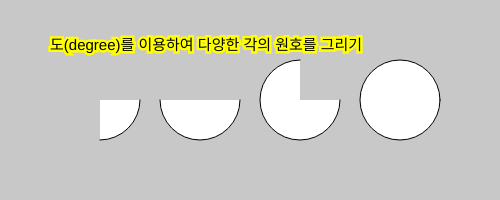
Frame 1 (no input)
Frame 60 (no input): identical to frame 1, image omitted
Frame 120 (the mouse pressed at the canvas centre since frame 60): identical to frame 1, image omitted

The p5.js sketch that drew this single still picture (run headless with seeded random() and noise() and a simulated clock; from frame 60 on, the mouse is pressed at the canvas centre):

// p5.js sketch
// ── sketch.js
// 도(degree)를 이용하여 다양한 각의 원호를 그리기
function setup() {
  createCanvas(500, 200);
  background(200);

  arc(100, 100, 80, 80, radians(0), radians(90));     // 0도 ~ 90도
  arc(200, 100, 80, 80, radians(0), radians(180));    // 0도 ~ 180도
  arc(300, 100, 80, 80, radians(0), radians(270));    // 0도 ~ 270도
  arc(400, 100, 80, 80, radians(0), radians(360));    // 0도 ~ 360도

  // 문자열 색상 설정
  fill(0);                    // 색을 빨간색으로 설정
  stroke(255, 255, 0);                // 선의 색을 노란색으로 설정
  strokeWeight(5);                    // 선의 굵기를 5로 설정
  textSize(15);                       // 문자열 크기를 30으로 설정
  text('도(degree)를 이용하여 다양한 각의 원호를 그리기', 50, 50);     // 문자열 그리기(문자열, x, y)  
}
// ── 01_점과_선.js
function setup() {
  createCanvas(300, 300);     // 출력 크기 설정(가로, 세로)
  background(200);            // 배경색 설정(회색) 

  // 점과 선 출력
  strokeWeight(5);            // 선의 굵기를 5로 설정
  point(150, 120);            // 점을 (150, 120)에 출력
  point(150, 180);            // 점을 (150, 180)에 출력
  line(0, 0, 300, 300);       // 선을 (0, 0)에서 (300, 300)까지 출력
  line(300, 0, 0, 300);       // 선을 (300, 0)에서 (0, 300)까지 출력

  // 문자열 색상 설정
  fill(0);                    // 색을 빨간색으로 설정
  stroke(255, 255, 0);                // 선의 색을 노란색으로 설정
  strokeWeight(5);                    // 선의 굵기를 5로 설정
  textSize(15);                       // 문자열 크기를 30으로 설정
  text('점과 선그리기', 50, 50);     // 문자열 그리기(문자열, x, y)  
}

function draw() { }
// ── 02_원과_사각형.js
function setup() {
  createCanvas(300, 300);     // 출력 크기 설정(가로, 세로)
  background(200);            // 배경색 설정(회색) 

  // 원과 사각형
  strokeWeight(5);            // 선의 굵기를 5로 설정
  ellipse(150, 150, 120, 80); // 원의 중심 (150, 150)에 출력, 폭 120, 높이 80
  rect(150, 150, 120, 80);    // 사각형 좌상 모서리 (150, 150)에 출력, 가로 120, 세로 80

  // 문자열 색상 설정
  fill(0);                    // 색을 빨간색으로 설정
  stroke(255, 255, 0);                // 선의 색을 노란색으로 설정
  strokeWeight(5);                    // 선의 굵기를 5로 설정
  textSize(15);                       // 문자열 크기를 30으로 설정
  text('원과 사각형 그리기', 50, 50);     // 문자열 그리기(문자열, x, y)  
}

function draw() { }
// ── 03_문자표현.js
function setup() {
  createCanvas(300, 300);     // 출력 크기 설정(가로, 세로)
  background(200);            // 배경색 설정(회색) 

  // 문자 표현
  textSize(30);                     // 글자 크기를 30으로 설정     
  text(7, 10, 50);                  // 숫자 7을 (10, 50)에 출력
  text('H', 10, 100);               // 문자 H를 (10, 100)에 출력
  text('Hello, p5.js!', 10, 150);   // 문자열 Hello, p5.js!를 (10, 150)에 출력

  // 문자열 색상 설정
  fill(0);                    // 색을 빨간색으로 설정
  stroke(255, 255, 0);                // 선의 색을 노란색으로 설정
  strokeWeight(5);                    // 선의 굵기를 5로 설정
  textSize(15);                       // 문자열 크기를 30으로 설정
  text('문자 작성', 50, 50);     // 문자열 그리기(문자열, x, y)  
}

function draw() { }
// ── 04_배경색_및_외곽선_색.js
function setup() {
  createCanvas(600, 200);
  background(200);
  strokeWeight(5);                // 선의 굵기를 5로 설정

  noStroke();                     // 선을 그리지 않음
  ellipse(100, 100, 120, 120);    // 원 그리기(x, y, width, height)

  stroke(0);                      // 선의 색을 검정색으로 설정 gray(0)과 동일 0~255
  ellipse(200, 100, 120, 120);    // 원 그리기(x, y, width, height)

  stroke(255, 0, 0);
  ellipse(300, 100, 120, 120);

  stroke(0, 255, 0);
  ellipse(400, 100, 120, 120);

  stroke(0, 0, 255);
  ellipse(500, 100, 120, 120);

  // 문자열 색상 설정
  fill(0);                    // 색을 빨간색으로 설정
  stroke(255, 255, 0);                // 선의 색을 노란색으로 설정
  strokeWeight(5);                    // 선의 굵기를 5로 설정
  textSize(15);                       // 문자열 크기를 30으로 설정
  text('배경색과 외곽선', 50, 30);     // 문자열 그리기(문자열, x, y)  
}

function draw() { }
// ── 06_선과_문자열_색.js
// 선과 문자열을 다양한 색상으로 표현
function setup() {
  createCanvas(300, 200);
  background(0);

  // 문자열 색상 설정
  fill(255, 0, 0);                    // 색을 빨간색으로 설정
  stroke(255, 255, 0);                // 선의 색을 노란색으로 설정
  strokeWeight(5);                    // 선의 굵기를 5로 설정
  textSize(30);                       // 문자열 크기를 30으로 설정
  text('Hello, p5.js!', 70, 100);     // 문자열 그리기(문자열, x, y)

  stroke(0, 255, 0);                  // 선의 색을 초록색으로 설정
  line(0, 0, 300, 200);               // 선 그리기(x1, y1, x2, y2)

  stroke(0, 0, 255);                  // 선의 색을 파란색으로 설정
  line(300, 0, 0, 200);               // 선 그리기(x1, y1, x2, y2)

  // 문자열 색상 설정
  fill("red");                            // 색을 빨간색으로 설정
  stroke(255, 255, 0);                // 선의 색을 노란색으로 설정
  strokeWeight(5);                    // 선의 굵기를 5로 설정
  textSize(15);                       // 문자열 크기를 30으로 설정
  text('문자열 색상 설정', 50, 30);     // 문자열 그리기(문자열, x, y)  
}
// ── 07_라디안_원호.js
// 라디안(radian)을 이용하여 다양한 각의 원호를 그리기
function setup() {
  createCanvas(500, 200);
  background(200);

  arc(100, 100, 80, 80, 0, PI/2);     // (x, y, width, height, start, stop)
  arc(200, 100, 80, 80, 0, PI);       // 0도 ~ 180도
  arc(300, 100, 80, 80, 0, PI*3/2);   // 0도 ~ 270도
  arc(400, 100, 80, 80, 0, PI*2);     // 0도 ~ 360도

  // 문자열 색상 설정
  fill(255, 0, 0);                    // 색을 빨간색으로 설정
  stroke(255, 255, 0);                // 선의 색을 노란색으로 설정
  strokeWeight(5);                    // 선의 굵기를 5로 설정
  textSize(15);                       // 문자열 크기를 30으로 설정
  text('라디안(radian)을 이용하여 다양한 각의 원호를 그리기', 50, 50);     // 문자열 그리기(문자열, x, y)  
}
